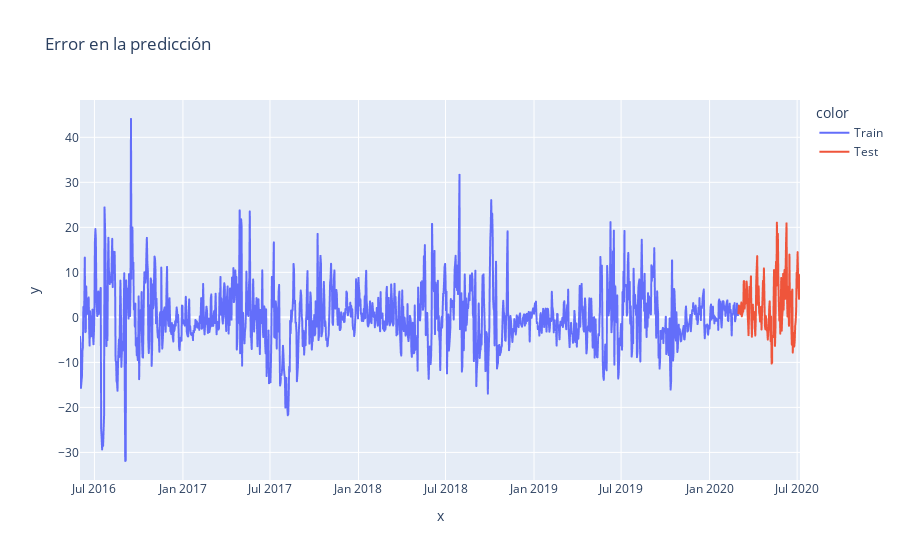

Source (notebook cell):
### Code cell
# calculamos errores de train y test
error_train = y_train.to_numpy() - forecast_train['yhat'].to_numpy()
error_test = y_test.to_numpy() - forecast['yhat'].to_numpy()
error = np.concatenate([error_train, error_test])

# graficamos errores
fig = px.line(x=energia_df.date, y=error, title='Error en la predicción', color = energia_df.set)
fig.show()

### Figure 1 — Plotly figure (JSON) as saved in the notebook; plotly's stock layout.template omitted (floating-point values rounded to 4 significant figures; data arrays with more than 128 entries replaced by an {"elided": "..."} marker saying what was removed)
{"data": [{"hovertemplate": "color=Train<br>x=%{x}<br>y=%{y}<extra></extra>", "legendgroup": "Train", "line": {"color": "#636efa", "dash": "solid"}, "marker": {"symbol": "circle"}, "mode": "lines", "name": "Train", "showlegend": true, "type": "scattergl", "x": {"elided": "1369 str values"}, "xaxis": "x", "y": {"elided": "1369 float values"}, "yaxis": "y"}, {"hovertemplate": "color=Test<br>x=%{x}<br>y=%{y}<extra></extra>", "legendgroup": "Test", "line": {"color": "#EF553B", "dash": "solid"}, "marker": {"symbol": "circle"}, "mode": "lines", "name": "Test", "showlegend": true, "type": "scattergl", "x": {"elided": "129 str values"}, "xaxis": "x", "y": {"elided": "129 float values"}, "yaxis": "y"}], "layout": {"legend": {"title": {"text": "color"}, "tracegroupgap": 0}, "title": {"text": "Error en la predicción"}, "xaxis": {"anchor": "y", "domain": [0, 1], "title": {"text": "x"}}, "yaxis": {"anchor": "x", "domain": [0, 1], "title": {"text": "y"}}}}
